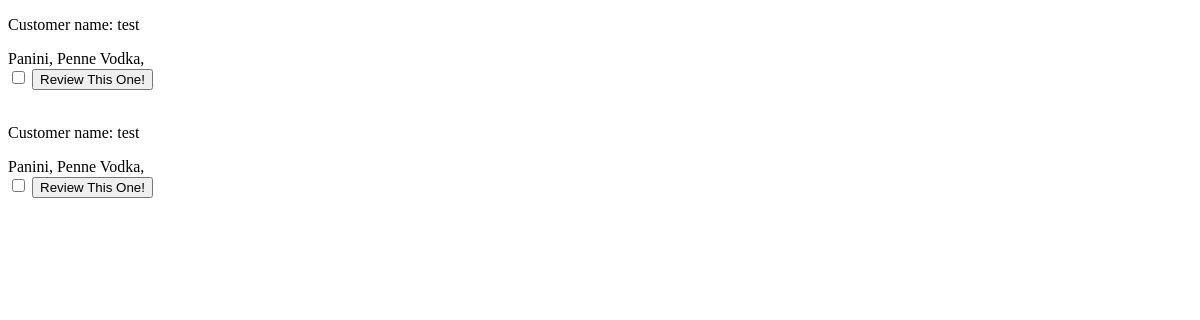
The app's page /forums/all_orders (signed in), older data.
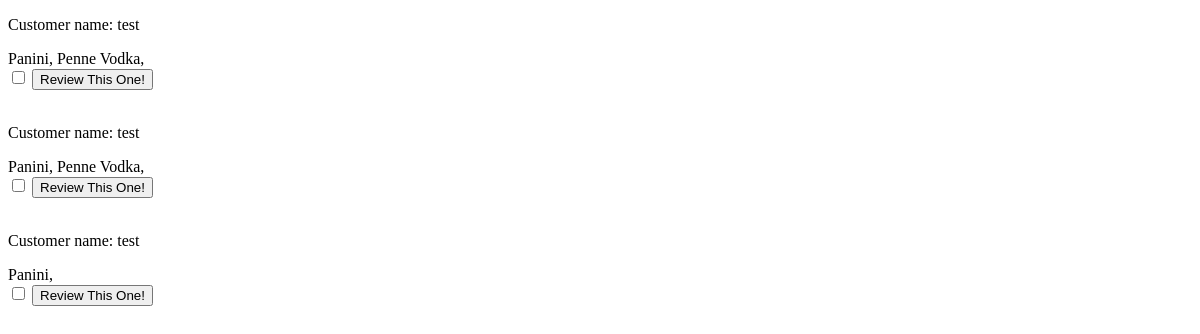
The same page, newer data.
### order_system/models.py (models this page shows)
class OrderModel(models.Model):
    created_on = models.DateTimeField(auto_now_add=True)
    price = models.DecimalField(max_digits=6, decimal_places=2)
    items = models.ManyToManyField(FoodItem, related_name='order', blank=True)
    name = models.CharField(max_length=50, blank=True)
    is_delivery = models.BooleanField(default=True, blank=True)
    deliver_person = models.ForeignKey(
        User, on_delete=models.CASCADE, null=True, blank=True, default=None)
    email = models.CharField(max_length=50, blank=True)
    address = models.CharField(max_length=50, blank=True)
    is_paid = models.BooleanField(default=False)

### menu/models.py (models this page shows)
class FoodItem(models.Model):
    name = models.CharField(max_length=50, unique=True)
    price = models.DecimalField(max_digits=6, decimal_places=2)
    img = models.ImageField(upload_to='uploads/')
    category = models.CharField(max_length=50)
    description = models.CharField(
        max_length=300, default="No description given")
    quantity_ordered = models.IntegerField(default=0)
    rating = models.IntegerField(default=0)
    chef_name = models.ForeignKey(
        User, on_delete=models.CASCADE, blank=True, default=None)
    vip_exclusive = models.BooleanField(default=False)

### forums/views.py (the view, shortened to what this page needs)
# urls.py: path("all_orders", views.all_orders.as_view(), name='all_orders'),
class all_orders(generic.ListView):
    def get(self, request, *args, **kwargs):
        template_name = 'forum.html'
        if request.user.is_authenticated:
            username = request.user.username
            orders = OrderModel.objects.filter(
                name__startswith=username)
        context = {
            'Orders': orders
        }
        return render(request, 'all_orders.html', context)

### forums/templates/all_orders.html (shortened to what this page needs)
{%load static %}
<!DOCTYPE html>
<head>
</head>
<body>
    {% for order in Orders %}
    <p>Customer name: {{order.name}}</p>
    {% for item in order.items.all %}
    {{item.name}},
    {% endfor %}
    <form method="POST">
        <input type="checkbox" name="order" value="{{ order.pk }}">
            <button>Review This One!</button>
    </form>
    <br>
    {%endfor%}
</body>

Row changes from the older to the newer data that the page shows:
added OrderModel: name "test", FoodItem (name "Panini")
